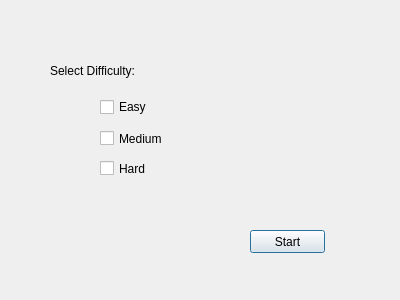
<?xml version="1.0" encoding="UTF-8"?>
<ui version="4.0">
 <class>Dialog</class>
 <widget class="QDialog" name="Dialog">
  <property name="geometry">
   <rect>
    <x>0</x>
    <y>0</y>
    <width>400</width>
    <height>300</height>
   </rect>
  </property>
  <property name="windowTitle">
   <string>Dialog</string>
  </property>
  <widget class="QLabel" name="difficulty_label">
   <property name="geometry">
    <rect>
     <x>50</x>
     <y>50</y>
     <width>201</width>
     <height>41</height>
    </rect>
   </property>
   <property name="text">
    <string>Select Difficulty:</string>
   </property>
  </widget>
  <widget class="QCheckBox" name="easybutton">
   <property name="geometry">
    <rect>
     <x>100</x>
     <y>97</y>
     <width>70</width>
     <height>20</height>
    </rect>
   </property>
   <property name="text">
    <string>Easy</string>
   </property>
  </widget>
  <widget class="QCheckBox" name="hardbutton">
   <property name="geometry">
    <rect>
     <x>100</x>
     <y>160</y>
     <width>70</width>
     <height>17</height>
    </rect>
   </property>
   <property name="text">
    <string>Hard</string>
   </property>
  </widget>
  <widget class="QCheckBox" name="mediumbutton">
   <property name="geometry">
    <rect>
     <x>100</x>
     <y>130</y>
     <width>70</width>
     <height>17</height>
    </rect>
   </property>
   <property name="text">
    <string>Medium</string>
   </property>
   <property name="checkable">
    <bool>true</bool>
   </property>
   <property name="checked">
    <bool>false</bool>
   </property>
   <property name="tristate">
    <bool>false</bool>
   </property>
  </widget>
  <widget class="QPushButton" name="startbutton">
   <property name="geometry">
    <rect>
     <x>250</x>
     <y>230</y>
     <width>75</width>
     <height>23</height>
    </rect>
   </property>
   <property name="text">
    <string>Start</string>
   </property>
   <property name="checkable">
    <bool>true</bool>
   </property>
   <property name="checked">
    <bool>false</bool>
   </property>
   <property name="default">
    <bool>false</bool>
   </property>
  </widget>
 </widget>
 <resources/>
 <connections/>
</ui>
